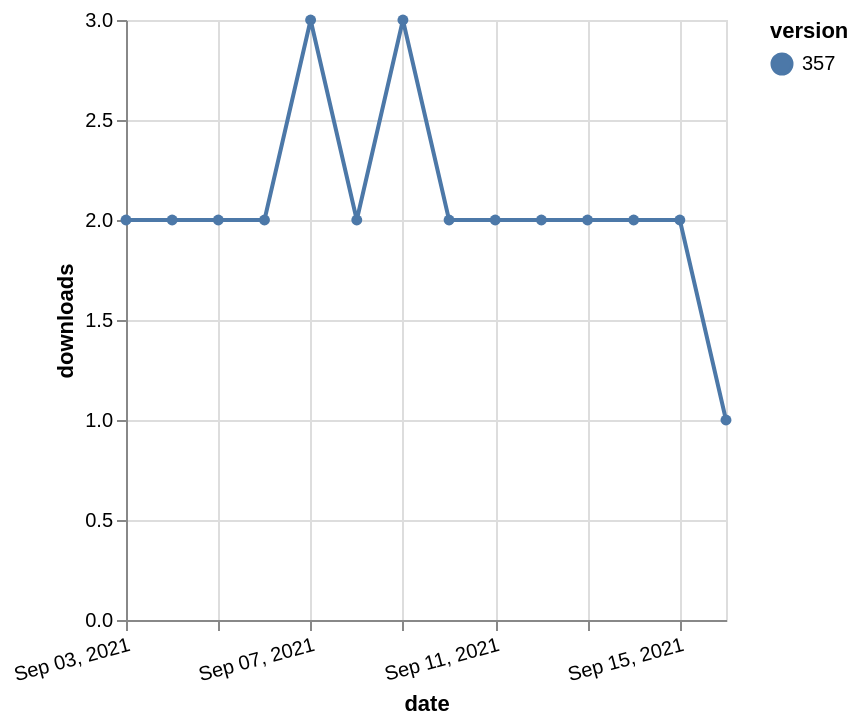

Vega-Lite specification for this chart:
### Vega-Lite specification from a JSON file in a GitHub repository (floating-point values rounded to 4 significant figures)
{"$schema": "https://vega.github.io/schema/vega-lite/v5.json", "description": "A simple bar chart with embedded data.", "data": {"values": [{"date": "2021-09-03", "total": 1997, "delta": 2, "version": "357"}, {"date": "2021-09-04", "total": 1999, "delta": 2, "version": "357"}, {"date": "2021-09-05", "total": 2001, "delta": 2, "version": "357"}, {"date": "2021-09-06", "total": 2003, "delta": 2, "version": "357"}, {"date": "2021-09-07", "total": 2006, "delta": 3, "version": "357"}, {"date": "2021-09-08", "total": 2008, "delta": 2, "version": "357"}, {"date": "2021-09-09", "total": 2011, "delta": 3, "version": "357"}, {"date": "2021-09-10", "total": 2013, "delta": 2, "version": "357"}, {"date": "2021-09-11", "total": 2015, "delta": 2, "version": "357"}, {"date": "2021-09-12", "total": 2017, "delta": 2, "version": "357"}, {"date": "2021-09-13", "total": 2019, "delta": 2, "version": "357"}, {"date": "2021-09-14", "total": 2021, "delta": 2, "version": "357"}, {"date": "2021-09-15", "total": 2023, "delta": 2, "version": "357"}, {"date": "2021-09-16", "total": 2024, "delta": 1, "version": "357"}]}, "width": "container", "mark": {"type": "line", "point": {"filled": true}}, "encoding": {"x": {"field": "date", "type": "temporal", "timeUnit": "yearmonthdate", "title": "date", "axis": {"labelAngle": -15}}, "y": {"field": "delta", "type": "quantitative", "title": "downloads"}, "color": {"field": "version", "type": "nominal"}, "tooltip": {"field": "delta"}}}
